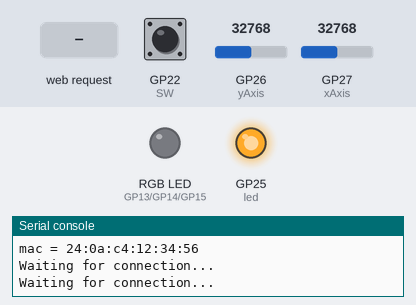
This program was run on a simulated Raspberry Pi Pico running MicroPython. Shown: an RGB LED mixed from three pins (HIGH = lit), output pins drawn as LEDs (lit = HIGH), the last lines printed to the serial console. Inputs (shaded band) come from the test bench; at power-on: GP22 (SW) HIGH, GP26 (yAxis) = 32768, GP27 (xAxis) = 32768 (analog values on the 0–65535 scale). WiFi joins after 1.5 s; the clock reads 2024-03-15 10:24:30 at power-on unless the program sets it; a WiFi scan finds one network, HomeNet; library files of the repository ran but are not shown: secrets.py.

Above: at 4.1 s.
At 9.6 s:
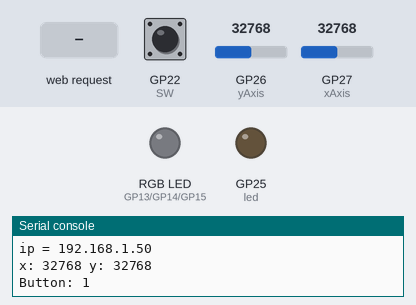
9.7 s: HTTP request GET /sensor/ received
11.2 s: HTTP request GET / received
Timing chart, 0 to 14.2 s (numbered marks = the images above; inputs shaded):
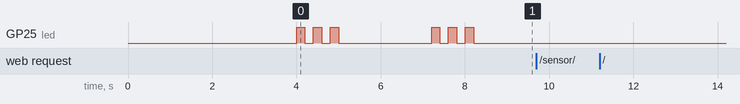

The program:

main.py
```python
# Hecho por: @IsaacRFx - Edwin Isaac Rodriguez Flores
# Programa para iniciar un web server y manipular LED de pico desde éste


import rp2
import network
import ubinascii
import machine
import urequests as requests
import time
from secrets import secrets
import socket
import os
from machine import Pin,ADC,PWM
from sensores import playsong, bequiet, evalColor


# SET UP BUZZER AND RGB LED
buzzerPIN=16
buzzer=PWM(Pin(buzzerPIN))

xAxis = ADC(Pin(27))
yAxis = ADC(Pin(26))
SW = Pin(22,Pin.IN, Pin.PULL_UP)
readDelay = 0.1

red = Pin(13, Pin.OUT)
green = Pin(14, Pin.OUT)
blue = Pin(15, Pin.OUT)

# Set country to avoid possible errors
rp2.country('MX')

wlan = network.WLAN(network.STA_IF)

wlan.active(True)
print(wlan.scan())
# If you need to disable powersaving mode
# wlan.config(pm = 0xa11140)

# See the MAC address in the wireless chip OTP
mac = ubinascii.hexlify(network.WLAN().config('mac'),':').decode()
print('mac = ' + mac)

# Load login data from different file for safety reasons
ssid = secrets['ssid']
pw = secrets['pw']

wlan.connect(ssid, pw)

# Function to load in html page
def get_html(html_name, **kwargs):
    toPlay = False
    with open(html_name, 'r') as file:
        html = file.read()
    if bool(kwargs.get('playSong')):
        print(f"playSong:{kwargs.get('playSong')}")
        html = html.replace('class="fas fa-volume-off"', 'class="fas fa-volume-on"')
        toPlay = True
    else:
        toPlay=False
        bequiet(buzzer)

    html = html.replace('id="led" style="color: #333"', f'id="led" style="color: {kwargs.get("color")}"')
    html = html.replace('id="joystick"></i>', f'id="joystick">x: {kwargs.get("x_stick")}, y: {kwargs.get("y_stick")}</i>')
    print(kwargs.get('playSong'))
    print(kwargs.get('color'))
    return html, toPlay

# Wait for connection with 10 second timeout
timeout = 10
while timeout > 0:
    if wlan.status() < 0 or wlan.status() >= 3:
        break
    timeout -= 1
    print('Waiting for connection...')
    time.sleep(1)

# Define blinking function for onboard LED to indicate error codes
def blink_onboard_led(num_blinks):
    led = machine.Pin('LED', machine.Pin.OUT)
    for i in range(num_blinks):
        led.on()
        time.sleep(.2)
        led.off()
        time.sleep(.2)

# Handle connection error
# Error meanings
# 0  Link Down
# 1  Link Join
# 2  Link NoIp
# 3  Link Up
# -1 Link Fail
# -2 Link NoNet
# -3 Link BadAuth

wlan_status = wlan.status()
blink_onboard_led(wlan_status)

if wlan_status != 3:
    raise RuntimeError('Wi-Fi connection failed')
else:
    print('Connected')
    status = wlan.ifconfig()
    print('ip = ' + status[0])

# HTTP server with socket
addr = socket.getaddrinfo('0.0.0.0', 80)[0][-1]

s = socket.socket()
s.bind(addr)
s.listen(1)

# Listen for connections
while True:
    try:
        x_stick = xAxis.read_u16()
        y_stick = yAxis.read_u16()
        print('x: %s y: %s' % (x_stick, y_stick))

        isButtonPushed= SW.value()
        print('Button: %s' % isButtonPushed)
        playSong = False
        color = 'blue'
        cl, addr = s.accept()
        print('Client connected from', addr)
        r = cl.recv(1024)

        r = str(r)
        sensor = r.find('/sensor/')
        print(sensor)
        if sensor == 6:
            if isButtonPushed == 1:
                playsong = True
            color = evalColor(x_stick, y_stick)
            print('in here')
        response, song = get_html('index.html', color=color, playSong=playSong, x_stick=x_stick, y_stick=y_stick)
        cl.send('HTTP/1.0 200 OK\r\nContent-type: text/html\r\n\r\n')
        print('sent request')
        if song:
            playsong(buzzer)
        cl.send(response)
        cl.close()

    except OSError as e:
        cl.close()
        print('Connection closed')
```

sensores.py
```python
from machine import Pin,ADC,PWM
from utime import sleep

tones = {
"B0": 31,
"C1": 33,
"CS1": 35,
"D1": 37,
"DS1": 39,
"E1": 41,
"F1": 44,
"FS1": 46,
"G1": 49,
"GS1": 52,
"A1": 55,
"AS1": 58,
"B1": 62,
"C2": 65,
"CS2": 69,
"D2": 73,
"DS2": 78,
"E2": 82,
"F2": 87,
"FS2": 93,
"G2": 98,
"GS2": 104,
"A2": 110,
"AS2": 117,
"B2": 123,
"C3": 131,
"CS3": 139,
"D3": 147,
"DS3": 156,
"E3": 165,
"F3": 175,
"FS3": 185,
"G3": 196,
"GS3": 208,
"A3": 220,
"AS3": 233,
"B3": 247,
"C4": 262,
"CS4": 277,
"D4": 294,
"DS4": 311,
"E4": 330,
"F4": 349,
"FS4": 370,
"G4": 392,
"GS4": 415,
"A4": 440,
"AS4": 466,
"B4": 494,
"C5": 523,
"CS5": 554,
"D5": 587,
"DS5": 622,
"E5": 659,
"F5": 698,
"FS5": 740,
"G5": 784,
"GS5": 831,
"A5": 880,
"AS5": 932,
"B5": 988,
"C6": 1047,
"CS6": 1109,
"D6": 1175,
"DS6": 1245,
"E6": 1319,
"F6": 1397,
"FS6": 1480,
"G6": 1568,
"GS6": 1661,
"A6": 1760,
"AS6": 1865,
"B6": 1976,
"C7": 2093,
"CS7": 2217,
"D7": 2349,
"DS7": 2489,
"E7": 2637,
"F7": 2794,
"FS7": 2960,
"G7": 3136,
"GS7": 3322,
"A7": 3520,
"AS7": 3729,
"B7": 3951,
"C8": 4186,
"CS8": 4435,
"D8": 4699,
"DS8": 4978
}

def playtone(buzzer, frequency):
    buzzer.duty_u16(1000)
    buzzer.freq(frequency)

def playsong(mysong, buzzer):
    for i in range(len(mysong)):
        if (mysong[i] == "P"):
            bequiet(buzzer)
        else:
            playtone(buzzer, tones[mysong[i]])
        sleep(0.3)
    bequiet()

def bequiet(buzzer):
    buzzer.duty_u16(0)

def evalColor(x_stick, y_stick):
    if x_stick < 600 and y_stick > 200:
        color = 'red'
    # UP TO THE RIGHT
    if x_stick > 600 and y_stick > 200:
        color = 'green'
        # DOWN TO THE LEFT
    if x_stick < 600 and y_stick < -200:
        color = 'red'
        # DOWN TO THE RIGHT
    if x_stick > 600 and y_stick < -200:
        color = 'green'
    if x_stick == 0 and y_stick == 0:
        color = 'blue'
    return color
```

boot.py
```python
# Hecho por: @IsaacRFx - Edwin Isaac Rodriguez Flores
# Programa para iniciar un web server y manipular LED de pico desde éste

import rp2
import network
import ubinascii
import machine
import urequests as requests
import time
from secrets import secrets
import socket
import os

t = time.localtime()
time_parsed = f'{t[2]}-{t[1]}-{t[0]} {t[3]}:{t[4]}:{t[5]}'
# Set country to avoid possible errors
rp2.country('MX')

wlan = network.WLAN(network.STA_IF)

wlan.active(True)
print(wlan.scan())
# If you need to disable powersaving mode
# wlan.config(pm = 0xa11140)

# See the MAC address in the wireless chip OTP
mac = ubinascii.hexlify(network.WLAN().config('mac'),':').decode()
print('mac = ' + mac)

# Load login data from different file for safety reasons
ssid = secrets['ssid']
pw = secrets['pw']

wlan.connect(ssid, pw)

# Wait for connection with 10 second timeout
timeout = 10
while timeout > 0:
    if wlan.status() < 0 or wlan.status() >= 3:
        break
    timeout -= 1
    print('Waiting for connection...')
    time.sleep(1)

# Define blinking function for onboard LED to indicate error codes
def blink_onboard_led(num_blinks):
    led = machine.Pin('LED', machine.Pin.OUT)
    for i in range(num_blinks):
        led.on()
        time.sleep(.2)
        led.off()
        time.sleep(.2)

# Handle connection error
# Error meanings
# 0  Link Down
# 1  Link Join
# 2  Link NoIp
# 3  Link Up
# -1 Link Fail
# -2 Link NoNet
# -3 Link BadAuth

wlan_status = wlan.status()
blink_onboard_led(wlan_status)

if wlan_status != 3:
    raise RuntimeError('Wi-Fi connection failed')
else:
    print('Connected')
    status = wlan.ifconfig()
    print('ip = ' + status[0])

# HTTP server with socket
addr = socket.getaddrinfo('0.0.0.0', 80)[0][-1]

s = socket.socket()
s.bind(addr)
s.listen(1)
```
